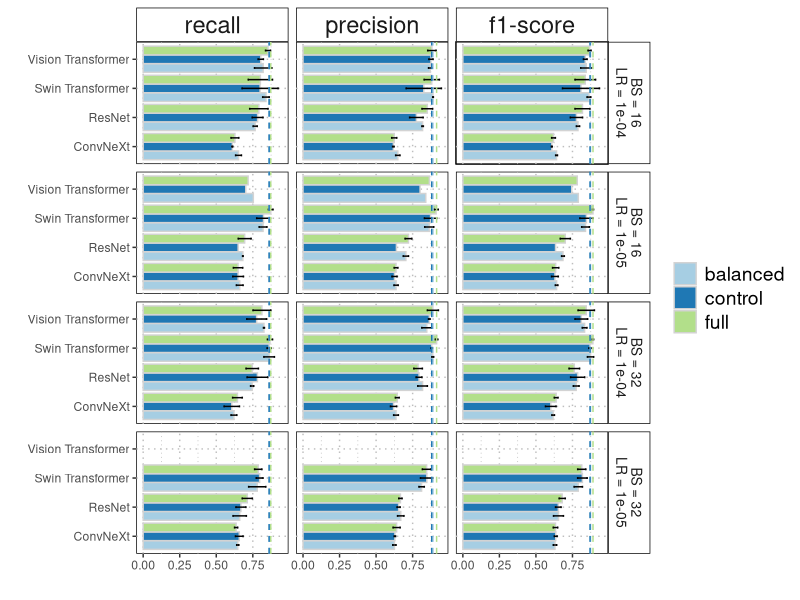

Write R code to recreate this figure.
library(data.table)
library(dplyr)
library(tidyr)
library(ggplot2)
library(cowplot)

# Fetch minigrid experiment
minigrid_full = fread("outputs/results_minigrid_full.csv")
minigrid_balanced = fread("outputs/results_minigrid_balanced.csv")
minigrid_control = fread("outputs/results_minigrid_control.csv")
minigrid = rbind(mutate(minigrid_full, dataset = "full"),
                 mutate(minigrid_balanced, dataset = "balanced"),
                 mutate(minigrid_control, dataset = "control"))

# Check order
minigridorder <- data.frame(minigrid[minigrid$labels == "weighted avg",])
minigridorder <- minigridorder[order(minigridorder$f1, decreasing = TRUE),]
minigridorder[1:10,]

aggregate(minigridorder[,8], list(minigridorder[,2]), mean)

# Format minigrid raw data
minigrid_formatted = minigrid %>%
  filter(labels == "weighted avg") %>%
  select(-support, -labels, -run_id) %>%
  mutate(batch_size = paste0("BS = ", batch_size), 
         learning_rate = paste0("LR = ", learning_rate), 
         lr_bs = paste0(batch_size, "\n", learning_rate), 
         backbone = case_when(
           backbone == "hf_swt_t" ~ "Swin Transformer", 
           backbone == "hf_resnet" ~ "ResNet", 
           backbone == "hf_cnx2_t" ~ "ConvNeXt", 
           backbone == "hf_vit_g16" ~ "Vision Transformer"
         )) %>%
  pivot_longer(names_to = "metric", values_to = "value", 
               cols = c("precision", "recall", "f1-score")) %>%
  group_by(backbone, batch_size, learning_rate, lr_bs, dataset, metric) %>%
  summarize(mean = mean(value, na.rm = TRUE), 
            sd = sd(value, na.rm = TRUE), 
            n = n()) %>%
  mutate(lwr = mean - sd, upr = mean + sd)

# Make the plot [Figure 2 - Fig_main_minigrid]
plot_minigrid = minigrid_formatted %>%
  # Fix for configuration with no convergence
  rbind(minigrid_formatted %>% filter(backbone == "Vision Transformer" & 
                                        lr_bs == "BS = 16\nLR = 1e-04" &
                                        dataset == "full") %>% 
          mutate(lr_bs = "BS = 16\nLR = 1e-05",
                 mean = NA, sd = NA, lwr = NA, upr = NA)) %>%
  mutate(metric = factor(metric, levels = c("recall", "precision", "f1-score"))) %>% 
  ggplot(aes(x = backbone, y = mean, fill = dataset))+
  geom_bar(stat="identity", color= "lightgray", position=position_dodge())+ 
  geom_errorbar(aes(ymin = lwr, ymax = upr), 
                position = position_dodge(.9), width = 0.2) + 
  facet_grid(lr_bs ~ metric) + 
  geom_hline(data = merge(minigrid_formatted %>%
                            group_by(metric, dataset) %>%
                            summarize(maxi = max(mean)) %>%
                            mutate(metric = factor(metric, levels = c(
                              "recall", "precision", "f1-score"))), 
                          data.frame(lr_bs = unique(minigrid_formatted$lr_bs))), 
             aes(yintercept = maxi, color = dataset), 
             linetype = "dashed") + 
  coord_flip() + 
  scale_fill_brewer(palette="Paired") + 
  scale_color_brewer(palette="Paired") + 
  xlab("") + ylab("") +
  theme(panel.grid = element_line(colour = "grey", linetype = "dotted"), 
        panel.background = element_rect(color = 'black', fill = 'white'), 
        strip.background = element_rect(color = 'black', fill = 'white'),
        strip.text.x = element_text(size = 17), 
        strip.text.y = element_text(size = 10), 
        legend.key = element_blank(), 
        legend.text = element_text(size = 14), 
        legend.title = element_blank()) 

# Save plot
ggsave("paper/figures/Fig_main_minigrid.pdf", plot_minigrid, width = 20, 
       height = 12, units = "cm", dpi = 600, bg = "white")
